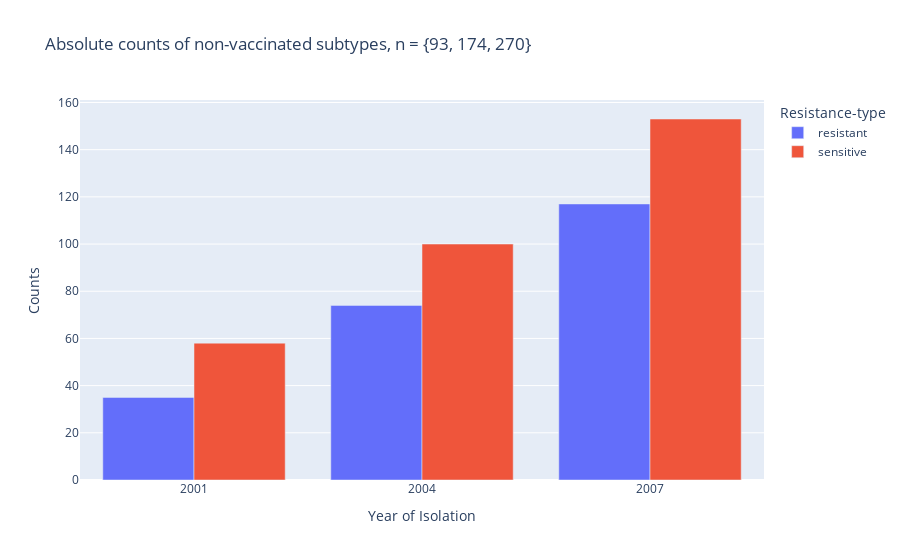

Notebook cell for this chart:
### Markdown cell above
#### Plotting the Results

### Code cell
#plot of the absolute counts as a bar plot

fig = px.bar(df_nonvacc_freq, x='Year of Isolation', y = 'Counts',  color = 'Resistance-type',  barmode='group', title = 'Absolute counts of non-vaccinated subtypes, n = {93, 174, 270}')
fig.show()

### Figure 1 — Plotly figure (JSON) as saved in the notebook; plotly's stock layout.template omitted (floating-point values rounded to 4 significant figures)
{"data": [{"alignmentgroup": "True", "hovertemplate": "Resistance-type=resistant<br>Year of Isolation=%{x}<br>Counts=%{y}<extra></extra>", "legendgroup": "resistant", "marker": {"color": "#636efa"}, "name": "resistant", "offsetgroup": "resistant", "orientation": "v", "showlegend": true, "textposition": "auto", "type": "bar", "x": [2001, 2004, 2007], "xaxis": "x", "y": [35, 74, 117], "yaxis": "y"}, {"alignmentgroup": "True", "hovertemplate": "Resistance-type=sensitive<br>Year of Isolation=%{x}<br>Counts=%{y}<extra></extra>", "legendgroup": "sensitive", "marker": {"color": "#EF553B"}, "name": "sensitive", "offsetgroup": "sensitive", "orientation": "v", "showlegend": true, "textposition": "auto", "type": "bar", "x": [2001, 2004, 2007], "xaxis": "x", "y": [58, 100, 153], "yaxis": "y"}], "layout": {"barmode": "group", "legend": {"title": {"text": "Resistance-type"}, "tracegroupgap": 0}, "title": {"text": "Absolute counts of non-vaccinated subtypes, n = {93, 174, 270}"}, "xaxis": {"anchor": "y", "domain": [0, 1], "title": {"text": "Year of Isolation"}}, "yaxis": {"anchor": "x", "domain": [0, 1], "title": {"text": "Counts"}}}}
